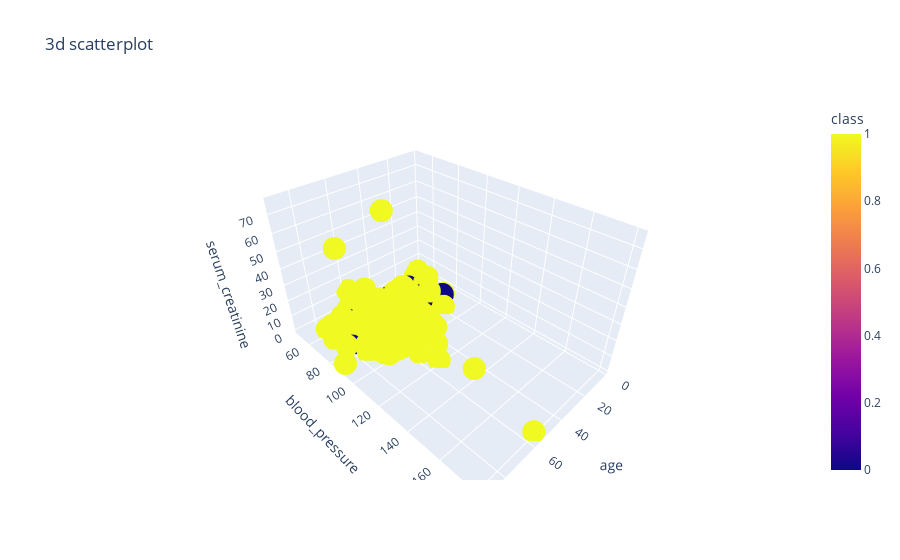

This figure's notebook cell:
### Code cell
fig = px.scatter_3d(df, x = 'age', y = 'blood_pressure', z = 'serum_creatinine', color = 'class', title ="3d scatterplot")
fig.show()

### Figure 1 — Plotly figure (JSON) as saved in the notebook; plotly's stock layout.template omitted (floating-point values rounded to 4 significant figures; data arrays with more than 128 entries replaced by an {"elided": "..."} marker saying what was removed)
{"data": [{"hovertemplate": "age=%{x}<br>blood_pressure=%{y}<br>serum_creatinine=%{z}<br>class=%{marker.color}<extra></extra>", "legendgroup": "", "marker": {"color": {"elided": "400 int values"}, "coloraxis": "coloraxis", "symbol": "circle"}, "mode": "markers", "name": "", "scene": "scene", "showlegend": false, "type": "scatter3d", "x": {"elided": "400 float values"}, "y": {"elided": "400 float values"}, "z": {"elided": "400 float values"}}], "layout": {"coloraxis": {"colorbar": {"title": {"text": "class"}}, "colorscale": [[0, "#0d0887"], [0.1111, "#46039f"], [0.2222, "#7201a8"], [0.3333, "#9c179e"], [0.4444, "#bd3786"], [0.5556, "#d8576b"], [0.6667, "#ed7953"], [0.7778, "#fb9f3a"], [0.8889, "#fdca26"], [1, "#f0f921"]]}, "legend": {"tracegroupgap": 0}, "scene": {"domain": {"x": [0, 1], "y": [0, 1]}, "xaxis": {"title": {"text": "age"}}, "yaxis": {"title": {"text": "blood_pressure"}}, "zaxis": {"title": {"text": "serum_creatinine"}}}, "title": {"text": "3d scatterplot"}}}
